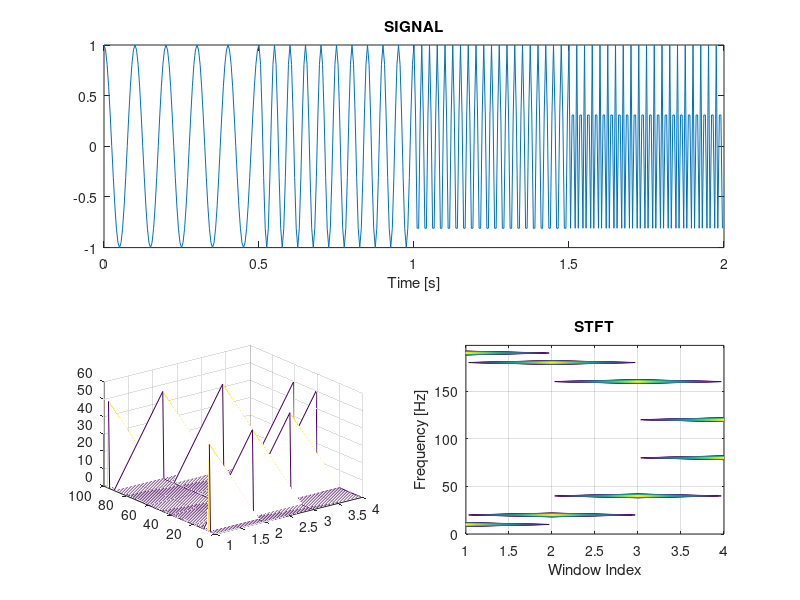

Source code (MATLAB):
% STFT
  N=100; n=[0:N-1]'; fs=200; Ts=1/fs;
  f1=10; f2=20; f3=40; f4=80;
  x1=cos(2*pi*f1*n*Ts);
  x2=cos(2*pi*f2*n*Ts);
  x3=cos(2*pi*f3*n*Ts);
  x4=cos(2*pi*f4*n*Ts);
  x=[x1; x2; x3; x4]; N1234=length(x); n1234=[0:N1234-1]'
  figure(1); 
    subplot(2,1,1); plot(n1234*Ts,x)
      xlabel('Time [s]'); title('SIGNAL')
    subplot(2,2,3);   
       xx=[x1 x2 x3 x4]; XX=fft(xx)
       mesh(abs(XX))
    subplot(2,2,4); 
       k=[0:N-1]'; f=k/N*fs;
       w=[1 2 3 4];
       xx=[x1 x2 x3 x4]; XX=fft(xx)
       contour(w,f,abs(XX),30); grid on 
       xlabel('Window Index'); ylabel('Frequency [Hz]'); title('STFT')